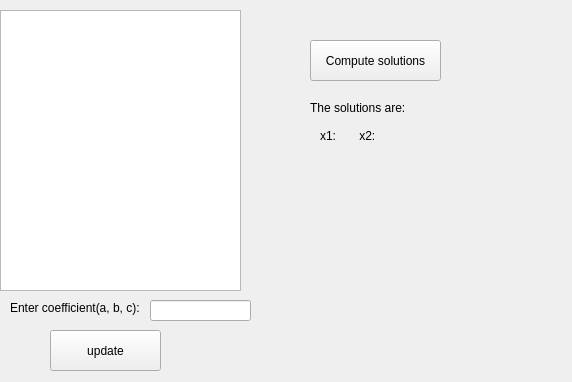
<?xml version="1.0" encoding="UTF-8"?>
<ui version="4.0">
 <class>mainWindow</class>
 <widget class="QWidget" name="mainWindow">
  <property name="geometry">
   <rect>
    <x>0</x>
    <y>0</y>
    <width>572</width>
    <height>382</height>
   </rect>
  </property>
  <property name="windowTitle">
   <string>mainWindow</string>
  </property>
  <widget class="QListWidget" name="equationListWidget">
   <property name="geometry">
    <rect>
     <x>0</x>
     <y>10</y>
     <width>241</width>
     <height>281</height>
    </rect>
   </property>
   <property name="autoScroll">
    <bool>true</bool>
   </property>
  </widget>
  <widget class="QPushButton" name="computeButton">
   <property name="geometry">
    <rect>
     <x>310</x>
     <y>40</y>
     <width>131</width>
     <height>41</height>
    </rect>
   </property>
   <property name="text">
    <string>Compute solutions</string>
   </property>
  </widget>
  <widget class="QLabel" name="label">
   <property name="geometry">
    <rect>
     <x>310</x>
     <y>100</y>
     <width>111</width>
     <height>16</height>
    </rect>
   </property>
   <property name="text">
    <string>The solutions are:</string>
   </property>
  </widget>
  <widget class="QLabel" name="solutionLabel">
   <property name="geometry">
    <rect>
     <x>320</x>
     <y>120</y>
     <width>231</width>
     <height>31</height>
    </rect>
   </property>
   <property name="text">
    <string>x1:       x2:</string>
   </property>
  </widget>
  <widget class="QLabel" name="label_2">
   <property name="geometry">
    <rect>
     <x>10</x>
     <y>300</y>
     <width>321</width>
     <height>16</height>
    </rect>
   </property>
   <property name="text">
    <string>Enter coefficient(a, b, c):</string>
   </property>
  </widget>
  <widget class="QLineEdit" name="lineEdit">
   <property name="geometry">
    <rect>
     <x>150</x>
     <y>300</y>
     <width>101</width>
     <height>21</height>
    </rect>
   </property>
  </widget>
  <widget class="QPushButton" name="updateButton">
   <property name="geometry">
    <rect>
     <x>50</x>
     <y>330</y>
     <width>111</width>
     <height>41</height>
    </rect>
   </property>
   <property name="text">
    <string>update</string>
   </property>
  </widget>
 </widget>
 <resources/>
 <connections/>
</ui>
